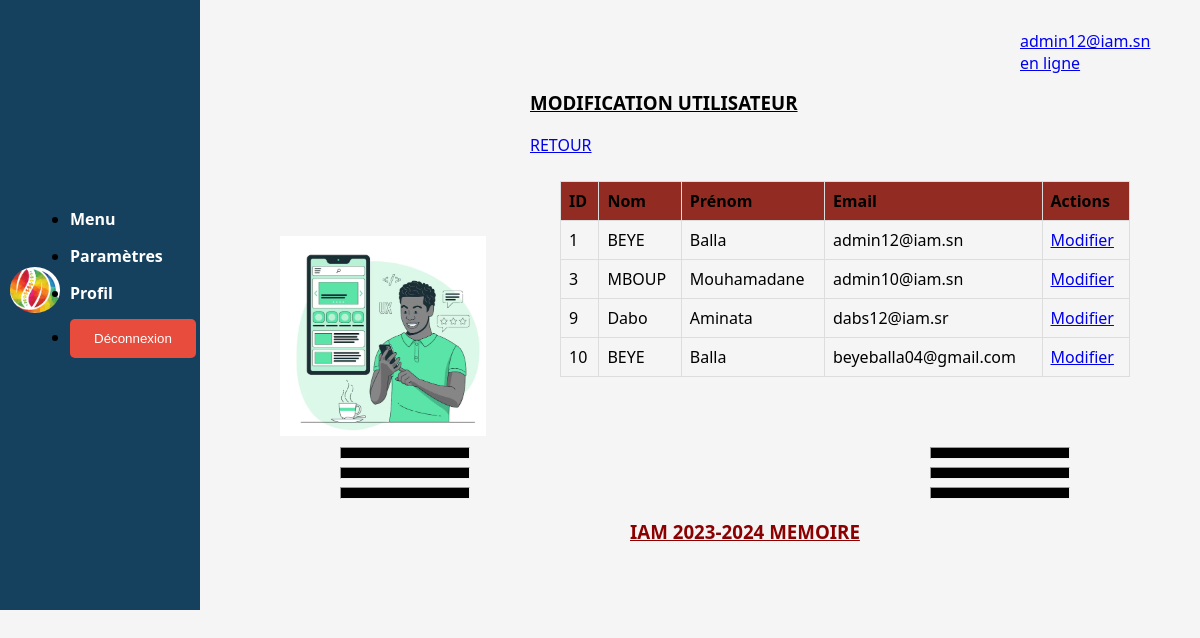
The page /modif_user.php (signed in) on the database its author committed.
### tables this page shows
CREATE TABLE `utilisateurs` (
  `id_utilisateur` int(11) NOT NULL,
  `nom` varchar(50) NOT NULL,
  `prenom` varchar(50) NOT NULL,
  `email` varchar(50) NOT NULL,
  `mot_de_passe` varchar(50) NOT NULL,
  `type_utilisateur` varchar(50) NOT NULL DEFAULT 'etudiant'
);

### modif_user.php (the view, shortened to what this page needs)
<!DOCTYPE html>
<html lang="fr">
<head>
    <link rel="stylesheet" href="admin.css">
</head>
<body>
    <div class="profils">
        <a href="etudiant.php">
            <span class="profil">
                <p><?php echo $_SESSION['Email']; ?> <br>en ligne </p>
            </span>
        </a>
    </div>
    <div class="logo">
        <img src="image/logo2.png">
        <ul>
            <li><a href="admin.php">Menu</a></li>
            <li><a href="parametre.php">Paramètres</a></li>
            <li><a href="profil.php">Profil</a></li>
            <li><a href="index.php" onclick="return(confirm('Vous vous déconnectez ?'));"><button type="submit" class="disconnect">Déconnexion</button></a></li>
        </ul>
    </div>
    <div class="titre">
        <h3>MODIFICATION UTILISATEUR</h3>
        <a href="javascript:history.go(-1)">RETOUR</a>
    </div>
    <div class="image1"><img src="image/mu.png" height="200px" alt=""></div>
    <?php
        $servername = "mysql-balladev.alwaysdata.net";
        $username = "balladev_iam";
        $password = "devweb2024@";
        $dbname = "balladev_iam";
        $conn = new mysqli($servername, $username, $password, $dbname);
        $sql = "SELECT id_utilisateur, nom, prenom, email FROM utilisateurs";
        $result = $conn->query($sql);
        if ($result->num_rows > 0) {
            echo "<table><tr><th>ID</th><th>Nom</th><th>Prénom</th><th>Email</th><th>Actions</th></tr>";
            while($row = $result->fetch_assoc()) {
                echo "<tr>
    <td>" . $row["id_utilisateur"]. "</td>
    <td>" . $row["nom"]. "</td>
    <td>" . $row["prenom"]. "</td>
    <td>" . $row["email"]. "</td>
    <td>
    <a href='modifier_user.php?id=" . $row['id_utilisateur'] . "'>Modifier</a>
    </td></tr>";
            }
            echo "</table>";
        } else {
            echo "0 results";
        }
    ?>
     <div class="barre1">
        <hr class="b1">
        <hr class="b2">
        <hr class="b3">
    </div>
    <div class="barre2">
        <hr class="b4">
        <hr class="b5">
        <hr class="b6">
    </div>
    <footer>
        <h3>IAM 2023-2024 MEMOIRE </h3>
    </footer>
</body>
</html>

### admin.css (style rules this page uses)
body { font-family: 'Segoe UI', Tahoma, Geneva, Verdana, sans-serif; background-color: #f5f5f5; margin: 30PX; padding: 0; }
.profils { margin-left: 900px; }
.disconnect { background-color: #e74c3c; color: #fff; border: none; padding: 12px 24px; border-radius: 5px; cursor: pointer; transition: background-color 0.3s ease; }
.logo { display: flex; align-items: center; margin-bottom: 30px; background-color: #16415e; padding: 10px; width: 180px; height: 500px; }
.logo img { width: 50px; margin-right: 10px; border-radius: 50%; }
.logo ul { display: flex; flex-direction: column; margin: 0; padding: 0; }
.logo li { margin-bottom: 15px; }
.logo a { text-decoration: none; color: #fff; font-weight: bold; transition: color 0.3s ease; }

### modif_user.php (style rules this page uses)
table { border-collapse: collapse; width: 50%; margin-left: 530px; margin-top: -260px; }
th, td { border: 1px solid #ddd; padding: 8px; text-align: left; }
th { background-color: #922B21; }
.profils { margin-left: 990px; }
.logo { margin-top: -120px; margin-left: -30px; height:620px; }
.image1 { margin-top: 80px; margin-left: 250px; }
.titre h3 { margin-top: -550px; margin-left: 500px; text-decoration: underline; }
footer h3 { color: #8B0000; margin-left: 500px; text-decoration: underline; margin-top: 20px; }
footer { margin-top: 10px; margin-left: 100px; }
.b1, .b2, .b3, .b4, .b5, .b6 { height:10px; background-color: black; }
.b1, .b2, .b3 { margin-right: 700px; margin-left: 310px; }
.b4, .b5, .b6 { margin-right: 100px; margin-left: 900px; }
.barre1 { margin-top: 70px; }
.barre2 { margin-top: -60px; }
.titre a { margin-left: 500px; }

### rows shown on the page
utilisateurs: id_utilisateur "1", nom "BEYE", prenom "Balla", email "admin12@iam.sn"
utilisateurs: id_utilisateur "3", nom "MBOUP", prenom "Mouhamadane", email "admin10@iam.sn"
utilisateurs: id_utilisateur "9", nom "Dabo", prenom "Aminata", email "dabs12@iam.sr"
utilisateurs: id_utilisateur "10", nom "BEYE", prenom "Balla", email "beyeballa04@gmail.com"

### other values the page prints
$_SESSION['Email'] "admin12@iam.sn"
